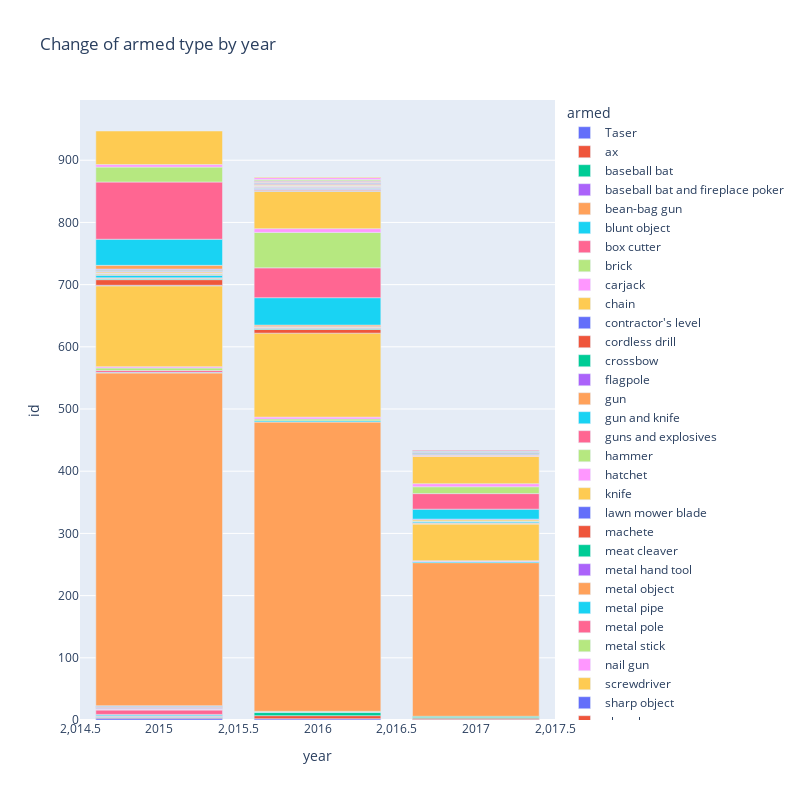

Notebook code for this chart:
### Code cell
fig = px.bar(data_frame=temp,
             x='year',
             y='id',
             title='Change of armed type by year',
             color='armed',
             width=800,
             height=800)
fig.show()

### Figure 1 — Plotly figure (JSON) as saved in the notebook; plotly's stock layout.template omitted (floating-point values rounded to 4 significant figures)
{"data": [{"alignmentgroup": "True", "hovertemplate": "armed=Taser<br>year=%{x}<br>id=%{y}<extra></extra>", "legendgroup": "Taser", "marker": {"color": "#636efa", "pattern": {"shape": ""}}, "name": "Taser", "offsetgroup": "Taser", "orientation": "v", "showlegend": true, "textposition": "auto", "type": "bar", "x": [2015, 2016, 2017], "xaxis": "x", "y": [3, 2, 1], "yaxis": "y"}, {"alignmentgroup": "True", "hovertemplate": "armed=ax<br>year=%{x}<br>id=%{y}<extra></extra>", "legendgroup": "ax", "marker": {"color": "#EF553B", "pattern": {"shape": ""}}, "name": "ax", "offsetgroup": "ax", "orientation": "v", "showlegend": true, "textposition": "auto", "type": "bar", "x": [2015, 2016, 2017], "xaxis": "x", "y": [1, 5, 2], "yaxis": "y"}, {"alignmentgroup": "True", "hovertemplate": "armed=baseball bat<br>year=%{x}<br>id=%{y}<extra></extra>", "legendgroup": "baseball bat", "marker": {"color": "#00cc96", "pattern": {"shape": ""}}, "name": "baseball bat", "offsetgroup": "baseball bat", "orientation": "v", "showlegend": true, "textposition": "auto", "type": "bar", "x": [2015, 2016, 2017], "xaxis": "x", "y": [1, 5, 1], "yaxis": "y"}, {"alignmentgroup": "True", "hovertemplate": "armed=baseball bat and fireplace poker<br>year=%{x}<br>id=%{y}<extra></extra>", "legendgroup": "baseball bat and fireplace poker", "marker": {"color": "#ab63fa", "pattern": {"shape": ""}}, "name": "baseball bat and fireplace poker", "offsetgroup": "baseball bat and fireplace poker", "orientation": "v", "showlegend": true, "textposition": "auto", "type": "bar", "x": [2015], "xaxis": "x", "y": [1], "yaxis": "y"}, {"alignmentgroup": "True", "hovertemplate": "armed=bean-bag gun<br>year=%{x}<br>id=%{y}<extra></extra>", "legendgroup": "bean-bag gun", "marker": {"color": "#FFA15A", "pattern": {"shape": ""}}, "name": "bean-bag gun", "offsetgroup": "bean-bag gun", "orientation": "v", "showlegend": true, "textposition": "auto", "type": "bar", "x": [2015], "xaxis": "x", "y": [1], "yaxis": "y"}, {"alignmentgroup": "True", "hovertemplate": "armed=blunt object<br>year=%{x}<br>id=%{y}<extra></extra>", "legendgroup": "blunt object", "marker": {"color": "#19d3f3", "pattern": {"shape": ""}}, "name": "blunt object", "offsetgroup": "blunt object", "orientation": "v", "showlegend": true, "textposition": "auto", "type": "bar", "x": [2015, 2016], "xaxis": "x", "y": [2, 1], "yaxis": "y"}, {"alignmentgroup": "True", "hovertemplate": "armed=box cutter<br>year=%{x}<br>id=%{y}<extra></extra>", "legendgroup": "box cutter", "marker": {"color": "#FF6692", "pattern": {"shape": ""}}, "name": "box cutter", "offsetgroup": "box cutter", "orientation": "v", "showlegend": true, "textposition": "auto", "type": "bar", "x": [2015], "xaxis": "x", "y": [7], "yaxis": "y"}, {"alignmentgroup": "True", "hovertemplate": "armed=brick<br>year=%{x}<br>id=%{y}<extra></extra>", "legendgroup": "brick", "marker": {"color": "#B6E880", "pattern": {"shape": ""}}, "name": "brick", "offsetgroup": "brick", "orientation": "v", "showlegend": true, "textposition": "auto", "type": "bar", "x": [2015, 2016], "xaxis": "x", "y": [1, 1], "yaxis": "y"}, {"alignmentgroup": "True", "hovertemplate": "armed=carjack<br>year=%{x}<br>id=%{y}<extra></extra>", "legendgroup": "carjack", "marker": {"color": "#FF97FF", "pattern": {"shape": ""}}, "name": "carjack", "offsetgroup": "carjack", "orientation": "v", "showlegend": true, "textposition": "auto", "type": "bar", "x": [2015], "xaxis": "x", "y": [1], "yaxis": "y"}, {"alignmentgroup": "True", "hovertemplate": "armed=chain<br>year=%{x}<br>id=%{y}<extra></extra>", "legendgroup": "chain", "marker": {"color": "#FECB52", "pattern": {"shape": ""}}, "name": "chain", "offsetgroup": "chain", "orientation": "v", "showlegend": true, "textposition": "auto", "type": "bar", "x": [2015], "xaxis": "x", "y": [1], "yaxis": "y"}, {"alignmentgroup": "True", "hovertemplate": "armed=contractor's level<br>year=%{x}<br>id=%{y}<extra></extra>", "legendgroup": "contractor's level", "marker": {"color": "#636efa", "pattern": {"shape": ""}}, "name": "contractor's level", "offsetgroup": "contractor's level", "orientation": "v", "showlegend": true, "textposition": "auto", "type": "bar", "x": [2015], "xaxis": "x", "y": [1], "yaxis": "y"}, {"alignmentgroup": "True", "hovertemplate": "armed=cordless drill<br>year=%{x}<br>id=%{y}<extra></extra>", "legendgroup": "cordless drill", "marker": {"color": "#EF553B", "pattern": {"shape": ""}}, "name": "cordless drill", "offsetgroup": "cordless drill", "orientation": "v", "showlegend": true, "textposition": "auto", "type": "bar", "x": [2015], "xaxis": "x", "y": [1], "yaxis": "y"}, {"alignmentgroup": "True", "hovertemplate": "armed=crossbow<br>year=%{x}<br>id=%{y}<extra></extra>", "legendgroup": "crossbow", "marker": {"color": "#00cc96", "pattern": {"shape": ""}}, "name": "crossbow", "offsetgroup": "crossbow", "orientation": "v", "showlegend": true, "textposition": "auto", "type": "bar", "x": [2015, 2017], "xaxis": "x", "y": [1, 2], "yaxis": "y"}, {"alignmentgroup": "True", "hovertemplate": "armed=flagpole<br>year=%{x}<br>id=%{y}<extra></extra>", "legendgroup": "flagpole", "marker": {"color": "#ab63fa", "pattern": {"shape": ""}}, "name": "flagpole", "offsetgroup": "flagpole", "orientation": "v", "showlegend": true, "textposition": "auto", "type": "bar", "x": [2015], "xaxis": "x", "y": [1], "yaxis": "y"}, {"alignmentgroup": "True", "hovertemplate": "armed=gun<br>year=%{x}<br>id=%{y}<extra></extra>", "legendgroup": "gun", "marker": {"color": "#FFA15A", "pattern": {"shape": ""}}, "name": "gun", "offsetgroup": "gun", "orientation": "v", "showlegend": true, "textposition": "auto", "type": "bar", "x": [2015, 2016, 2017], "xaxis": "x", "y": [535, 465, 247], "yaxis": "y"}, {"alignmentgroup": "True", "hovertemplate": "armed=gun and knife<br>year=%{x}<br>id=%{y}<extra></extra>", "legendgroup": "gun and knife", "marker": {"color": "#19d3f3", "pattern": {"shape": ""}}, "name": "gun and knife", "offsetgroup": "gun and knife", "orientation": "v", "showlegend": true, "textposition": "auto", "type": "bar", "x": [2015, 2016, 2017], "xaxis": "x", "y": [1, 2, 2], "yaxis": "y"}, {"alignmentgroup": "True", "hovertemplate": "armed=guns and explosives<br>year=%{x}<br>id=%{y}<extra></extra>", "legendgroup": "guns and explosives", "marker": {"color": "#FF6692", "pattern": {"shape": ""}}, "name": "guns and explosives", "offsetgroup": "guns and explosives", "orientation": "v", "showlegend": true, "textposition": "auto", "type": "bar", "x": [2015], "xaxis": "x", "y": [3], "yaxis": "y"}, {"alignmentgroup": "True", "hovertemplate": "armed=hammer<br>year=%{x}<br>id=%{y}<extra></extra>", "legendgroup": "hammer", "marker": {"color": "#B6E880", "pattern": {"shape": ""}}, "name": "hammer", "offsetgroup": "hammer", "orientation": "v", "showlegend": true, "textposition": "auto", "type": "bar", "x": [2015, 2016], "xaxis": "x", "y": [4, 3], "yaxis": "y"}, {"alignmentgroup": "True", "hovertemplate": "armed=hatchet<br>year=%{x}<br>id=%{y}<extra></extra>", "legendgroup": "hatchet", "marker": {"color": "#FF97FF", "pattern": {"shape": ""}}, "name": "hatchet", "offsetgroup": "hatchet", "orientation": "v", "showlegend": true, "textposition": "auto", "type": "bar", "x": [2015, 2016, 2017], "xaxis": "x", "y": [2, 3, 1], "yaxis": "y"}, {"alignmentgroup": "True", "hovertemplate": "armed=knife<br>year=%{x}<br>id=%{y}<extra></extra>", "legendgroup": "knife", "marker": {"color": "#FECB52", "pattern": {"shape": ""}}, "name": "knife", "offsetgroup": "knife", "orientation": "v", "showlegend": true, "textposition": "auto", "type": "bar", "x": [2015, 2016, 2017], "xaxis": "x", "y": [130, 135, 59], "yaxis": "y"}, {"alignmentgroup": "True", "hovertemplate": "armed=lawn mower blade<br>year=%{x}<br>id=%{y}<extra></extra>", "legendgroup": "lawn mower blade", "marker": {"color": "#636efa", "pattern": {"shape": ""}}, "name": "lawn mower blade", "offsetgroup": "lawn mower blade", "orientation": "v", "showlegend": true, "textposition": "auto", "type": "bar", "x": [2015], "xaxis": "x", "y": [1], "yaxis": "y"}, {"alignmentgroup": "True", "hovertemplate": "armed=machete<br>year=%{x}<br>id=%{y}<extra></extra>", "legendgroup": "machete", "marker": {"color": "#EF553B", "pattern": {"shape": ""}}, "name": "machete", "offsetgroup": "machete", "orientation": "v", "showlegend": true, "textposition": "auto", "type": "bar", "x": [2015, 2016, 2017], "xaxis": "x", "y": [9, 6, 1], "yaxis": "y"}, {"alignmentgroup": "True", "hovertemplate": "armed=meat cleaver<br>year=%{x}<br>id=%{y}<extra></extra>", "legendgroup": "meat cleaver", "marker": {"color": "#00cc96", "pattern": {"shape": ""}}, "name": "meat cleaver", "offsetgroup": "meat cleaver", "orientation": "v", "showlegend": true, "textposition": "auto", "type": "bar", "x": [2015, 2016], "xaxis": "x", "y": [1, 1], "yaxis": "y"}, {"alignmentgroup": "True", "hovertemplate": "armed=metal hand tool<br>year=%{x}<br>id=%{y}<extra></extra>", "legendgroup": "metal hand tool", "marker": {"color": "#ab63fa", "pattern": {"shape": ""}}, "name": "metal hand tool", "offsetgroup": "metal hand tool", "orientation": "v", "showlegend": true, "textposition": "auto", "type": "bar", "x": [2015], "xaxis": "x", "y": [1], "yaxis": "y"}, {"alignmentgroup": "True", "hovertemplate": "armed=metal object<br>year=%{x}<br>id=%{y}<extra></extra>", "legendgroup": "metal object", "marker": {"color": "#FFA15A", "pattern": {"shape": ""}}, "name": "metal object", "offsetgroup": "metal object", "orientation": "v", "showlegend": true, "textposition": "auto", "type": "bar", "x": [2015, 2017], "xaxis": "x", "y": [1, 1], "yaxis": "y"}, {"alignmentgroup": "True", "hovertemplate": "armed=metal pipe<br>year=%{x}<br>id=%{y}<extra></extra>", "legendgroup": "metal pipe", "marker": {"color": "#19d3f3", "pattern": {"shape": ""}}, "name": "metal pipe", "offsetgroup": "metal pipe", "orientation": "v", "showlegend": true, "textposition": "auto", "type": "bar", "x": [2015, 2016, 2017], "xaxis": "x", "y": [4, 1, 2], "yaxis": "y"}, {"alignmentgroup": "True", "hovertemplate": "armed=metal pole<br>year=%{x}<br>id=%{y}<extra></extra>", "legendgroup": "metal pole", "marker": {"color": "#FF6692", "pattern": {"shape": ""}}, "name": "metal pole", "offsetgroup": "metal pole", "orientation": "v", "showlegend": true, "textposition": "auto", "type": "bar", "x": [2015, 2016], "xaxis": "x", "y": [1, 1], "yaxis": "y"}, {"alignmentgroup": "True", "hovertemplate": "armed=metal stick<br>year=%{x}<br>id=%{y}<extra></extra>", "legendgroup": "metal stick", "marker": {"color": "#B6E880", "pattern": {"shape": ""}}, "name": "metal stick", "offsetgroup": "metal stick", "orientation": "v", "showlegend": true, "textposition": "auto", "type": "bar", "x": [2015, 2017], "xaxis": "x", "y": [2, 1], "yaxis": "y"}, {"alignmentgroup": "True", "hovertemplate": "armed=nail gun<br>year=%{x}<br>id=%{y}<extra></extra>", "legendgroup": "nail gun", "marker": {"color": "#FF97FF", "pattern": {"shape": ""}}, "name": "nail gun", "offsetgroup": "nail gun", "orientation": "v", "showlegend": true, "textposition": "auto", "type": "bar", "x": [2015], "xaxis": "x", "y": [1], "yaxis": "y"}, {"alignmentgroup": "True", "hovertemplate": "armed=screwdriver<br>year=%{x}<br>id=%{y}<extra></extra>", "legendgroup": "screwdriver", "marker": {"color": "#FECB52", "pattern": {"shape": ""}}, "name": "screwdriver", "offsetgroup": "screwdriver", "orientation": "v", "showlegend": true, "textposition": "auto", "type": "bar", "x": [2015, 2016, 2017], "xaxis": "x", "y": [2, 1, 2], "yaxis": "y"}, {"alignmentgroup": "True", "hovertemplate": "armed=sharp object<br>year=%{x}<br>id=%{y}<extra></extra>", "legendgroup": "sharp object", "marker": {"color": "#636efa", "pattern": {"shape": ""}}, "name": "sharp object", "offsetgroup": "sharp object", "orientation": "v", "showlegend": true, "textposition": "auto", "type": "bar", "x": [2015, 2017], "xaxis": "x", "y": [1, 1], "yaxis": "y"}, {"alignmentgroup": "True", "hovertemplate": "armed=shovel<br>year=%{x}<br>id=%{y}<extra></extra>", "legendgroup": "shovel", "marker": {"color": "#EF553B", "pattern": {"shape": ""}}, "name": "shovel", "offsetgroup": "shovel", "orientation": "v", "showlegend": true, "textposition": "auto", "type": "bar", "x": [2015, 2016], "xaxis": "x", "y": [1, 1], "yaxis": "y"}, {"alignmentgroup": "True", "hovertemplate": "armed=stapler<br>year=%{x}<br>id=%{y}<extra></extra>", "legendgroup": "stapler", "marker": {"color": "#00cc96", "pattern": {"shape": ""}}, "name": "stapler", "offsetgroup": "stapler", "orientation": "v", "showlegend": true, "textposition": "auto", "type": "bar", "x": [2015], "xaxis": "x", "y": [1], "yaxis": "y"}, {"alignmentgroup": "True", "hovertemplate": "armed=straight edge razor<br>year=%{x}<br>id=%{y}<extra></extra>", "legendgroup": "straight edge razor", "marker": {"color": "#ab63fa", "pattern": {"shape": ""}}, "name": "straight edge razor", "offsetgroup": "straight edge razor", "orientation": "v", "showlegend": true, "textposition": "auto", "type": "bar", "x": [2015], "xaxis": "x", "y": [1], "yaxis": "y"}, {"alignmentgroup": "True", "hovertemplate": "armed=sword<br>year=%{x}<br>id=%{y}<extra></extra>", "legendgroup": "sword", "marker": {"color": "#FFA15A", "pattern": {"shape": ""}}, "name": "sword", "offsetgroup": "sword", "orientation": "v", "showlegend": true, "textposition": "auto", "type": "bar", "x": [2015, 2016], "xaxis": "x", "y": [6, 2], "yaxis": "y"}, {"alignmentgroup": "True", "hovertemplate": "armed=toy weapon<br>year=%{x}<br>id=%{y}<extra></extra>", "legendgroup": "toy weapon", "marker": {"color": "#19d3f3", "pattern": {"shape": ""}}, "name": "toy weapon", "offsetgroup": "toy weapon", "orientation": "v", "showlegend": true, "textposition": "auto", "type": "bar", "x": [2015, 2016, 2017], "xaxis": "x", "y": [42, 44, 16], "yaxis": "y"}, {"alignmentgroup": "True", "hovertemplate": "armed=unarmed<br>year=%{x}<br>id=%{y}<extra></extra>", "legendgroup": "unarmed", "marker": {"color": "#FF6692", "pattern": {"shape": ""}}, "name": "unarmed", "offsetgroup": "unarmed", "orientation": "v", "showlegend": true, "textposition": "auto", "type": "bar", "x": [2015, 2016, 2017], "xaxis": "x", "y": [92, 48, 25], "yaxis": "y"}, {"alignmentgroup": "True", "hovertemplate": "armed=undetermined<br>year=%{x}<br>id=%{y}<extra></extra>", "legendgroup": "undetermined", "marker": {"color": "#B6E880", "pattern": {"shape": ""}}, "name": "undetermined", "offsetgroup": "undetermined", "orientation": "v", "showlegend": true, "textposition": "auto", "type": "bar", "x": [2015, 2016, 2017], "xaxis": "x", "y": [24, 57, 11], "yaxis": "y"}, {"alignmentgroup": "True", "hovertemplate": "armed=unknown weapon<br>year=%{x}<br>id=%{y}<extra></extra>", "legendgroup": "unknown weapon", "marker": {"color": "#FF97FF", "pattern": {"shape": ""}}, "name": "unknown weapon", "offsetgroup": "unknown weapon", "orientation": "v", "showlegend": true, "textposition": "auto", "type": "bar", "x": [2015, 2016, 2017], "xaxis": "x", "y": [4, 6, 5], "yaxis": "y"}, {"alignmentgroup": "True", "hovertemplate": "armed=vehicle<br>year=%{x}<br>id=%{y}<extra></extra>", "legendgroup": "vehicle", "marker": {"color": "#FECB52", "pattern": {"shape": ""}}, "name": "vehicle", "offsetgroup": "vehicle", "orientation": "v", "showlegend": true, "textposition": "auto", "type": "bar", "x": [2015, 2016, 2017], "xaxis": "x", "y": [54, 60, 44], "yaxis": "y"}, {"alignmentgroup": "True", "hovertemplate": "armed=baton<br>year=%{x}<br>id=%{y}<extra></extra>", "legendgroup": "baton", "marker": {"color": "#636efa", "pattern": {"shape": ""}}, "name": "baton", "offsetgroup": "baton", "orientation": "v", "showlegend": true, "textposition": "auto", "type": "bar", "x": [2016], "xaxis": "x", "y": [1], "yaxis": "y"}, {"alignmentgroup": "True", "hovertemplate": "armed=bayonet<br>year=%{x}<br>id=%{y}<extra></extra>", "legendgroup": "bayonet", "marker": {"color": "#EF553B", "pattern": {"shape": ""}}, "name": "bayonet", "offsetgroup": "bayonet", "orientation": "v", "showlegend": true, "textposition": "auto", "type": "bar", "x": [2016], "xaxis": "x", "y": [1], "yaxis": "y"}, {"alignmentgroup": "True", "hovertemplate": "armed=chain saw<br>year=%{x}<br>id=%{y}<extra></extra>", "legendgroup": "chain saw", "marker": {"color": "#00cc96", "pattern": {"shape": ""}}, "name": "chain saw", "offsetgroup": "chain saw", "orientation": "v", "showlegend": true, "textposition": "auto", "type": "bar", "x": [2016], "xaxis": "x", "y": [1], "yaxis": "y"}, {"alignmentgroup": "True", "hovertemplate": "armed=crowbar<br>year=%{x}<br>id=%{y}<extra></extra>", "legendgroup": "crowbar", "marker": {"color": "#ab63fa", "pattern": {"shape": ""}}, "name": "crowbar", "offsetgroup": "crowbar", "orientation": "v", "showlegend": true, "textposition": "auto", "type": "bar", "x": [2016], "xaxis": "x", "y": [1], "yaxis": "y"}, {"alignmentgroup": "True", "hovertemplate": "armed=flashlight<br>year=%{x}<br>id=%{y}<extra></extra>", "legendgroup": "flashlight", "marker": {"color": "#FFA15A", "pattern": {"shape": ""}}, "name": "flashlight", "offsetgroup": "flashlight", "orientation": "v", "showlegend": true, "textposition": "auto", "type": "bar", "x": [2016], "xaxis": "x", "y": [1], "yaxis": "y"}, {"alignmentgroup": "True", "hovertemplate": "armed=garden tool<br>year=%{x}<br>id=%{y}<extra></extra>", "legendgroup": "garden tool", "marker": {"color": "#19d3f3", "pattern": {"shape": ""}}, "name": "garden tool", "offsetgroup": "garden tool", "orientation": "v", "showlegend": true, "textposition": "auto", "type": "bar", "x": [2016], "xaxis": "x", "y": [1], "yaxis": "y"}, {"alignmentgroup": "True", "hovertemplate": "armed=glass shard<br>year=%{x}<br>id=%{y}<extra></extra>", "legendgroup": "glass shard", "marker": {"color": "#FF6692", "pattern": {"shape": ""}}, "name": "glass shard", "offsetgroup": "glass shard", "orientation": "v", "showlegend": true, "textposition": "auto", "type": "bar", "x": [2016], "xaxis": "x", "y": [1], "yaxis": "y"}, {"alignmentgroup": "True", "hovertemplate": "armed=hand torch<br>year=%{x}<br>id=%{y}<extra></extra>", "legendgroup": "hand torch", "marker": {"color": "#B6E880", "pattern": {"shape": ""}}, "name": "hand torch", "offsetgroup": "hand torch", "orientation": "v", "showlegend": true, "textposition": "auto", "type": "bar", "x": [2016], "xaxis": "x", "y": [1], "yaxis": "y"}, {"alignmentgroup": "True", "hovertemplate": "armed=hatchet and gun<br>year=%{x}<br>id=%{y}<extra></extra>", "legendgroup": "hatchet and gun", "marker": {"color": "#FF97FF", "pattern": {"shape": ""}}, "name": "hatchet and gun", "offsetgroup": "hatchet and gun", "orientation": "v", "showlegend": true, "textposition": "auto", "type": "bar", "x": [2016, 2017], "xaxis": "x", "y": [1, 1], "yaxis": "y"}, {"alignmentgroup": "True", "hovertemplate": "armed=machete and gun<br>year=%{x}<br>id=%{y}<extra></extra>", "legendgroup": "machete and gun", "marker": {"color": "#FECB52", "pattern": {"shape": ""}}, "name": "machete and gun", "offsetgroup": "machete and gun", "orientation": "v", "showlegend": true, "textposition": "auto", "type": "bar", "x": [2016], "xaxis": "x", "y": [1], "yaxis": "y"}, {"alignmentgroup": "True", "hovertemplate": "armed=metal rake<br>year=%{x}<br>id=%{y}<extra></extra>", "legendgroup": "metal rake", "marker": {"color": "#636efa", "pattern": {"shape": ""}}, "name": "metal rake", "offsetgroup": "metal rake", "orientation": "v", "showlegend": true, "textposition": "auto", "type": "bar", "x": [2016], "xaxis": "x", "y": [1], "yaxis": "y"}, {"alignmentgroup": "True", "hovertemplate": "armed=motorcycle<br>year=%{x}<br>id=%{y}<extra></extra>", "legendgroup": "motorcycle", "marker": {"color": "#EF553B", "pattern": {"shape": ""}}, "name": "motorcycle", "offsetgroup": "motorcycle", "orientation": "v", "showlegend": true, "textposition": "auto", "type": "bar", "x": [2016], "xaxis": "x", "y": [1], "yaxis": "y"}, {"alignmentgroup": "True", "hovertemplate": "armed=oar<br>year=%{x}<br>id=%{y}<extra></extra>", "legendgroup": "oar", "marker": {"color": "#00cc96", "pattern": {"shape": ""}}, "name": "oar", "offsetgroup": "oar", "orientation": "v", "showlegend": true, "textposition": "auto", "type": "bar", "x": [2016], "xaxis": "x", "y": [1], "yaxis": "y"}, {"alignmentgroup": "True", "hovertemplate": "armed=pick-axe<br>year=%{x}<br>id=%{y}<extra></extra>", "legendgroup": "pick-axe", "marker": {"color": "#ab63fa", "pattern": {"shape": ""}}, "name": "pick-axe", "offsetgroup": "pick-axe", "orientation": "v", "showlegend": true, "textposition": "auto", "type": "bar", "x": [2016], "xaxis": "x", "y": [1], "yaxis": "y"}, {"alignmentgroup": "True", "hovertemplate": "armed=piece of wood<br>year=%{x}<br>id=%{y}<extra></extra>", "legendgroup": "piece of wood", "marker": {"color": "#FFA15A", "pattern": {"shape": ""}}, "name": "piece of wood", "offsetgroup": "piece of wood", "orientation": "v", "showlegend": true, "textposition": "auto", "type": "bar", "x": [2016, 2017], "xaxis": "x", "y": [1, 1], "yaxis": "y"}, {"alignmentgroup": "True", "hovertemplate": "armed=pitchfork<br>year=%{x}<br>id=%{y}<extra></extra>", "legendgroup": "pitchfork", "marker": {"color": "#19d3f3", "pattern": {"shape": ""}}, "name": "pitchfork", "offsetgroup": "pitchfork", "orientation": "v", "showlegend": true, "textposition": "auto", "type": "bar", "x": [2016], "xaxis": "x", "y": [1], "yaxis": "y"}, {"alignmentgroup": "True", "hovertemplate": "armed=pole<br>year=%{x}<br>id=%{y}<extra></extra>", "legendgroup": "pole", "marker": {"color": "#FF6692", "pattern": {"shape": ""}}, "name": "pole", "offsetgroup": "pole", "orientation": "v", "showlegend": true, "textposition": "auto", "type": "bar", "x": [2016], "xaxis": "x", "y": [1], "yaxis": "y"}, {"alignmentgroup": "True", "hovertemplate": "armed=rock<br>year=%{x}<br>id=%{y}<extra></extra>", "legendgroup": "rock", "marker": {"color": "#B6E880", "pattern": {"shape": ""}}, "name": "rock", "offsetgroup": "rock", "orientation": "v", "showlegend": true, "textposition": "auto", "type": "bar", "x": [2016, 2017], "xaxis": "x", "y": [2, 1], "yaxis": "y"}, {"alignmentgroup": "True", "hovertemplate": "armed=scissors<br>year=%{x}<br>id=%{y}<extra></extra>", "legendgroup": "scissors", "marker": {"color": "#FF97FF", "pattern": {"shape": ""}}, "name": "scissors", "offsetgroup": "scissors", "orientation": "v", "showlegend": true, "textposition": "auto", "type": "bar", "x": [2016], "xaxis": "x", "y": [3], "yaxis": "y"}, {"alignmentgroup": "True", "hovertemplate": "armed=spear<br>year=%{x}<br>id=%{y}<extra></extra>", "legendgroup": "spear", "marker": {"color": "#FECB52", "pattern": {"shape": ""}}, "name": "spear", "offsetgroup": "spear", "orientation": "v", "showlegend": true, "textposition": "auto", "type": "bar", "x": [2016], "xaxis": "x", "y": [1], "yaxis": "y"}, {"alignmentgroup": "True", "hovertemplate": "armed=air conditioner<br>year=%{x}<br>id=%{y}<extra></extra>", "legendgroup": "air conditioner", "marker": {"color": "#636efa", "pattern": {"shape": ""}}, "name": "air conditioner", "offsetgroup": "air conditioner", "orientation": "v", "showlegend": true, "textposition": "auto", "type": "bar", "x": [2017], "xaxis": "x", "y": [1], "yaxis": "y"}, {"alignmentgroup": "True", "hovertemplate": "armed=baseball bat and bottle<br>year=%{x}<br>id=%{y}<extra></extra>", "legendgroup": "baseball bat and bottle", "marker": {"color": "#EF553B", "pattern": {"shape": ""}}, "name": "baseball bat and bottle", "offsetgroup": "baseball bat and bottle", "orientation": "v", "showlegend": true, "textposition": "auto", "type": "bar", "x": [2017], "xaxis": "x", "y": [1], "yaxis": "y"}, {"alignmentgroup": "True", "hovertemplate": "armed=beer bottle<br>year=%{x}<br>id=%{y}<extra></extra>", "legendgroup": "beer bottle", "marker": {"color": "#00cc96", "pattern": {"shape": ""}}, "name": "beer bottle", "offsetgroup": "beer bottle", "orientation": "v", "showlegend": true, "textposition": "auto", "type": "bar", "x": [2017], "xaxis": "x", "y": [1], "yaxis": "y"}, {"alignmentgroup": "True", "hovertemplate": "armed=fireworks<br>year=%{x}<br>id=%{y}<extra></extra>", "legendgroup": "fireworks", "marker": {"color": "#ab63fa", "pattern": {"shape": ""}}, "name": "fireworks", "offsetgroup": "fireworks", "orientation": "v", "showlegend": true, "textposition": "auto", "type": "bar", "x": [2017], "xaxis": "x", "y": [1], "yaxis": "y"}, {"alignmentgroup": "True", "hovertemplate": "armed=pen<br>year=%{x}<br>id=%{y}<extra></extra>", "legendgroup": "pen", "marker": {"color": "#FFA15A", "pattern": {"shape": ""}}, "name": "pen", "offsetgroup": "pen", "orientation": "v", "showlegend": true, "textposition": "auto", "type": "bar", "x": [2017], "xaxis": "x", "y": [1], "yaxis": "y"}, {"alignmentgroup": "True", "hovertemplate": "armed=pipe<br>year=%{x}<br>id=%{y}<extra></extra>", "legendgroup": "pipe", "marker": {"color": "#19d3f3", "pattern": {"shape": ""}}, "name": "pipe", "offsetgroup": "pipe", "orientation": "v", "showlegend": true, "textposition": "auto", "type": "bar", "x": [2017], "xaxis": "x", "y": [1], "yaxis": "y"}, {"alignmentgroup": "True", "hovertemplate": "armed=pole and knife<br>year=%{x}<br>id=%{y}<extra></extra>", "legendgroup": "pole and knife", "marker": {"color": "#FF6692", "pattern": {"shape": ""}}, "name": "pole and knife", "offsetgroup": "pole and knife", "orientation": "v", "showlegend": true, "textposition": "auto", "type": "bar", "x": [2017], "xaxis": "x", "y": [1], "yaxis": "y"}], "layout": {"barmode": "relative", "height": 800, "legend": {"title": {"text": "armed"}, "tracegroupgap": 0}, "title": {"text": "Change of armed type by year"}, "width": 800, "xaxis": {"anchor": "y", "domain": [0, 1], "title": {"text": "year"}}, "yaxis": {"anchor": "x", "domain": [0, 1], "title": {"text": "id"}}}}
